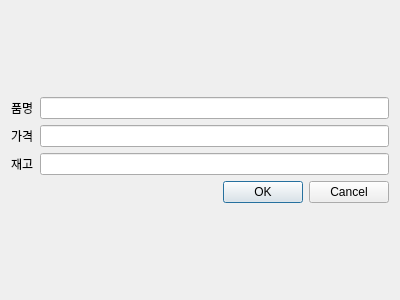
<?xml version="1.0" encoding="UTF-8"?>
<ui version="4.0">
 <class>NewItemDialog</class>
 <widget class="QDialog" name="NewItemDialog">
  <property name="geometry">
   <rect>
    <x>0</x>
    <y>0</y>
    <width>400</width>
    <height>300</height>
   </rect>
  </property>
  <property name="windowTitle">
   <string>Dialog</string>
  </property>
  <layout class="QVBoxLayout" name="verticalLayout_2">
   <item>
    <layout class="QVBoxLayout" name="verticalLayout">
     <item>
      <layout class="QHBoxLayout" name="horizontalLayout">
       <item>
        <widget class="QLabel" name="label">
         <property name="text">
          <string>품명</string>
         </property>
        </widget>
       </item>
       <item>
        <widget class="QLineEdit" name="lineEdit"/>
       </item>
      </layout>
     </item>
     <item>
      <layout class="QHBoxLayout" name="horizontalLayout_2">
       <item>
        <widget class="QLabel" name="label_2">
         <property name="text">
          <string>가격</string>
         </property>
        </widget>
       </item>
       <item>
        <widget class="QLineEdit" name="lineEdit_2"/>
       </item>
      </layout>
     </item>
     <item>
      <layout class="QHBoxLayout" name="horizontalLayout_3">
       <item>
        <widget class="QLabel" name="label_3">
         <property name="text">
          <string>재고</string>
         </property>
        </widget>
       </item>
       <item>
        <widget class="QLineEdit" name="lineEdit_3"/>
       </item>
      </layout>
     </item>
     <item>
      <widget class="QDialogButtonBox" name="buttonBox">
       <property name="orientation">
        <enum>Qt::Horizontal</enum>
       </property>
       <property name="standardButtons">
        <set>QDialogButtonBox::Cancel|QDialogButtonBox::Ok</set>
       </property>
      </widget>
     </item>
    </layout>
   </item>
  </layout>
 </widget>
 <resources/>
 <connections>
  <connection>
   <sender>buttonBox</sender>
   <signal>accepted()</signal>
   <receiver>NewItemDialog</receiver>
   <slot>accept()</slot>
   <hints>
    <hint type="sourcelabel">
     <x>248</x>
     <y>254</y>
    </hint>
    <hint type="destinationlabel">
     <x>157</x>
     <y>274</y>
    </hint>
   </hints>
  </connection>
  <connection>
   <sender>buttonBox</sender>
   <signal>rejected()</signal>
   <receiver>NewItemDialog</receiver>
   <slot>reject()</slot>
   <hints>
    <hint type="sourcelabel">
     <x>316</x>
     <y>260</y>
    </hint>
    <hint type="destinationlabel">
     <x>286</x>
     <y>274</y>
    </hint>
   </hints>
  </connection>
 </connections>
</ui>
